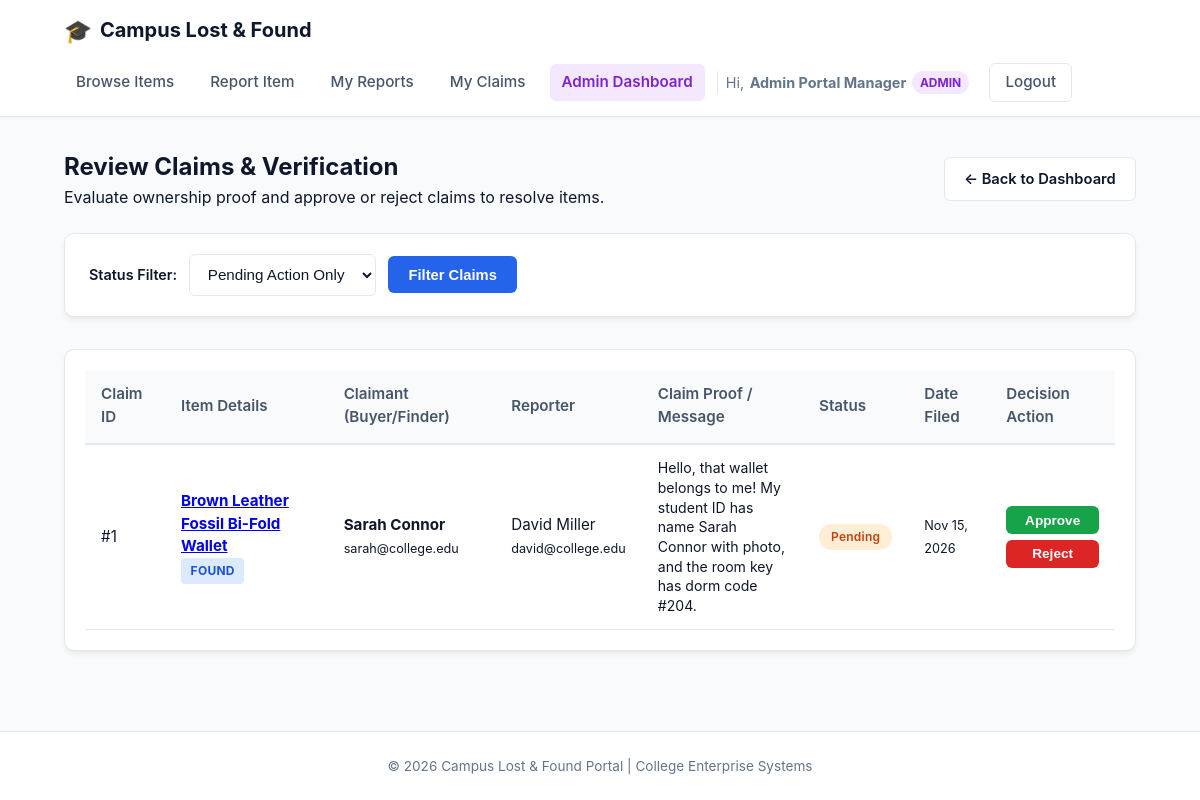
Screenshot of /admin/manage_claims.php (signed in) with the database file from the repository.
### tables this page shows
CREATE TABLE IF NOT EXISTS claims (
  id INT AUTO_INCREMENT PRIMARY KEY,
  item_id INT NOT NULL,
  claimant_id INT NOT NULL,
  message TEXT,
  status ENUM('pending','approved','rejected') DEFAULT 'pending',
  created_at TIMESTAMP DEFAULT CURRENT_TIMESTAMP,
  FOREIGN KEY (item_id) REFERENCES items(id),
  FOREIGN KEY (claimant_id) REFERENCES users(id)
);

CREATE TABLE IF NOT EXISTS items (
  id INT AUTO_INCREMENT PRIMARY KEY,
  user_id INT NOT NULL,
  type ENUM('lost','found') NOT NULL,
  title VARCHAR(150) NOT NULL,
  description TEXT,
  category VARCHAR(50),
  location VARCHAR(150),
  date_reported DATE,
  image_path VARCHAR(255),
  status ENUM('open','claimed','resolved') DEFAULT 'open',
  created_at TIMESTAMP DEFAULT CURRENT_TIMESTAMP,
  FOREIGN KEY (user_id) REFERENCES users(id)
);

CREATE TABLE IF NOT EXISTS users (
  id INT AUTO_INCREMENT PRIMARY KEY,
  name VARCHAR(100) NOT NULL,
  email VARCHAR(150) UNIQUE NOT NULL,
  password VARCHAR(255) NOT NULL,
  role ENUM('student','admin') DEFAULT 'student',
  created_at TIMESTAMP DEFAULT CURRENT_TIMESTAMP
);

### admin/manage_claims.php (the view, shortened to what this page needs)
<?php
$filter_status = trim($_GET['status'] ?? 'pending');
$where_clauses = [];
$types_str = "";
$params = [];
if (in_array($filter_status, ['pending', 'approved', 'rejected'])) {
    $where_clauses[] = "claims.status = ?";
    $types_str .= "s";
    $params[] = $filter_status;
}
$where_sql = !empty($where_clauses) ? "WHERE " . implode(" AND ", $where_clauses) : "";
$sql = "SELECT claims.*,
               items.title AS item_title,
               items.type AS item_type,
               items.category AS item_category,
               items.location AS item_location,
               items.image_path AS item_image,
               items.status AS current_item_status,
               claimants.name AS claimant_name,
               claimants.email AS claimant_email,
               reporters.name AS reporter_name,
               reporters.email AS reporter_email
        FROM claims
        JOIN items ON claims.item_id = items.id
        JOIN users AS claimants ON claims.claimant_id = claimants.id
        JOIN users AS reporters ON items.user_id = reporters.id
        $where_sql
        ORDER BY claims.created_at DESC";
$stmt = mysqli_prepare($conn, $sql);
if (!empty($params)) {
    mysqli_stmt_bind_param($stmt, $types_str, ...$params);
}
mysqli_stmt_execute($stmt);
$result = mysqli_stmt_get_result($stmt);
$claims = [];
while ($row = mysqli_fetch_assoc($result)) {
    $claims[] = $row;
}
include __DIR__ . '/../includes/header.php';
?>
<div class="page-header-row">
    <div>
        <h2>Review Claims &amp; Verification</h2>
        <p class="text-muted">Evaluate ownership proof and approve or reject claims to resolve items.</p>
    </div>
    <div>
        <a href="dashboard.php" class="btn btn-outline">&larr; Back to Dashboard</a>
    </div>
</div>
<div class="filter-box card">
    <form action="manage_claims.php" method="GET" class="filter-form">
        <div class="filter-dropdown-group">
            <label style="font-weight: 600; font-size: 0.9rem;">Status Filter:</label>
            <select name="status" class="form-control select-control">
                <option value="pending" <?php echo $filter_status === 'pending' ? 'selected' : ''; ?>>Pending Action Only</option>
            </select>
            <button type="submit" class="btn btn-primary">Filter Claims</button>
        </div>
    </form>
</div>
<?php if (empty($claims)): ?>
    <div class="card empty-state">
        <p class="empty-text">No claims found for the selected status.</p>
    </div>
<?php else: ?>
    <div class="card table-card">
        <div class="table-responsive">
            <table class="data-table">
                <thead>
                    <tr>
                        <th>Claim ID</th>
                        <th>Item Details</th>
                        <th>Claimant (Buyer/Finder)</th>
                        <th>Reporter</th>
                        <th>Claim Proof / Message</th>
                        <th>Status</th>
                        <th>Date Filed</th>
                        <th>Decision Action</th>
                    </tr>
                </thead>
                <tbody>
                    <?php foreach ($claims as $c): ?>
                        <tr>
                            <td>#<?php echo (int)$c['id']; ?></td>
                            <td>
                                <div class="table-item-cell">
                                    <div>
                                        <strong>
                                            <a href="../item_detail.php?id=<?php echo (int)$c['item_id']; ?>" target="_blank">
                                                <?php echo htmlspecialchars($c['item_title']); ?>
                                            </a>
                                        </strong>
                                        <br>
                                        <span class="badge badge-<?php echo htmlspecialchars($c['item_type']); ?>">
                                            <?php echo strtoupper(htmlspecialchars($c['item_type'])); ?>
                                        </span>
                                    </div>
                                </div>
                            </td>
                            <td>
                                <strong><?php echo htmlspecialchars($c['claimant_name']); ?></strong><br>
                                <small class="text-muted"><?php echo htmlspecialchars($c['claimant_email']); ?></small>
                            </td>
                            <td>
                                <?php echo htmlspecialchars($c['reporter_name']); ?><br>
                                <small class="text-muted"><?php echo htmlspecialchars($c['reporter_email']); ?></small>
                            </td>
                            <td>
                                <div class="claim-message-preview" style="max-width: 250px;">
                                    <?php echo nl2br(htmlspecialchars($c['message'])); ?>
                                </div>
                            </td>
                            <td>
                                <span class="badge badge-status badge-status-<?php echo htmlspecialchars($c['status']); ?>">
                                    <?php echo ucfirst(htmlspecialchars($c['status'])); ?>
                                </span>
                            </td>
                            <td>
                                <small class="text-muted"><?php echo date('M d, Y', strtotime($c['created_at'])); ?></small>
                            </td>
                            <td>
                                <?php if ($c['status'] === 'pending'): ?>
                                    <div class="action-buttons" style="flex-direction: column; gap: 0.35rem;">
                                        <form action="manage_claims.php" method="POST" onsubmit="return confirm('Approve this claim and resolve the item?');" style="width: 100%;">
                                            <button type="submit" class="btn btn-sm btn-success" style="width: 100%;">Approve</button>
                                        </form>
                                        <form action="manage_claims.php" method="POST" onsubmit="return confirm('Reject this claim and reopen the item?');" style="width: 100%;">
                                            <button type="submit" class="btn btn-sm btn-danger" style="width: 100%;">Reject</button>
                                        </form>
                                    </div>
                                <?php else: ?>
                                    <span class="text-muted text-small">Decision Finalized</span>
                                <?php endif; ?>
                            </td>
                        </tr>
                    <?php endforeach; ?>
                </tbody>
            </table>
        </div>
    </div>
<?php endif; ?>
<?php
include __DIR__ . '/../includes/footer.php';
?>

### css/style.css (style rules this page uses)
:root { --primary-color: #2563eb; --primary-hover: #1d4ed8; --secondary-color: #475569; --success-color: #16a34a; --warning-color: #ea580c; --danger-color: #dc2626; --bg-color: #f8fafc; --card-bg: #ffffff; --text-main: #0f172a; --text-muted: #64748b; --border-color: #e2e8f0; --radius: 10px; --shadow: 0 4px 6px -1px rgba(0, 0, 0, 0.06), 0 2px 4px -2px rgba(0, 0, 0, 0.04); --shadow-hover: 0 10px 15px -3px rgba(0, 0, 0, 0.08), 0 4px 6px -4px rgba(0, 0, 0, 0.04); }
* { margin: 0; padding: 0; box-sizing: border-box; }
body { font-family: -apple-system, BlinkMacSystemFont, "Segoe UI", Roboto, Oxygen, Ubuntu, Cantarell, "Open Sans", "Helvetica Neue", sans-serif; background-color: var(--bg-color); color: var(--text-main); line-height: 1.5; min-height: 100vh; display: flex; flex-direction: column; }
.card { background: var(--card-bg); border-radius: var(--radius); border: 1px solid var(--border-color); box-shadow: var(--shadow); padding: 1.75rem; margin-bottom: 1.75rem; }
.form-control { width: 100%; padding: 0.65rem 0.85rem; font-size: 0.95rem; border: 1px solid var(--border-color); border-radius: 6px; background-color: #fff; color: var(--text-main); transition: border-color 0.15s ease, box-shadow 0.15s ease; }
.btn { display: inline-block; padding: 0.6rem 1.2rem; font-size: 0.92rem; font-weight: 600; text-align: center; border-radius: 6px; cursor: pointer; border: 1px solid transparent; text-decoration: none; transition: all 0.15s ease; }
.btn-primary { background-color: var(--primary-color); color: #ffffff; }
.page-header-row { display: flex; justify-content: space-between; align-items: center; margin-bottom: 1.5rem; flex-wrap: wrap; gap: 1rem; }
.filter-box { padding: 1.25rem 1.5rem; margin-bottom: 2rem; }
.filter-form { display: flex; flex-wrap: wrap; gap: 1rem; align-items: center; }
.filter-dropdown-group { display: flex; flex-wrap: wrap; gap: 0.75rem; align-items: center; }
.select-control { width: auto; min-width: 140px; }
.btn-outline { border: 1px solid var(--border-color); background-color: #ffffff; color: var(--text-main); }
.btn-danger { background-color: var(--danger-color); color: #ffffff; }
.btn-success { background-color: var(--success-color); color: #ffffff; }
.btn-sm { padding: 0.35rem 0.75rem; font-size: 0.85rem; }
.badge { display: inline-block; padding: 0.25rem 0.6rem; font-size: 0.75rem; font-weight: 700; border-radius: 4px; letter-spacing: 0.02em; }
.badge-found { background-color: #dbeafe; color: #1d4ed8; }
.badge-status { border-radius: 9999px; padding: 0.25rem 0.75rem; font-weight: 600; }
.badge-status-claimed, .badge-status-pending { background-color: #ffedd5; color: #c2410c; }
.claim-message-preview { max-width: 320px; font-size: 0.88rem; color: var(--text-main); line-height: 1.4; word-break: break-word; }
.table-card { padding: 1.25rem; }
.table-responsive { overflow-x: auto; }
.data-table { width: 100%; border-collapse: collapse; font-size: 0.95rem; text-align: left; }
.data-table th { background-color: #f8fafc; padding: 0.85rem 1rem; font-weight: 600; color: var(--secondary-color); border-bottom: 2px solid var(--border-color); }
.data-table td { padding: 0.85rem 1rem; border-bottom: 1px solid var(--border-color); vertical-align: middle; }
.table-item-cell { display: flex; align-items: center; gap: 0.85rem; }
.action-buttons { display: flex; gap: 0.5rem; align-items: center; }

### rows the page displays
claims: id "1", item.title "Brown Leather Fossil Bi-Fold Wallet", item.type "FOUND", claimant.name "Sarah Connor", claimant.email "sarah@college.edu", users.name "David Miller", users.email "david@college.edu", message "Hello, that wallet belongs to me! My student ID has name Sarah Connor with photo, and the room key has dorm code #204.", status "Pending", created_at "Nov 15, 2026"

### other values shown
$_SESSION['name'] "Admin Portal Manager"
$_SESSION['role'] "ADMIN"
